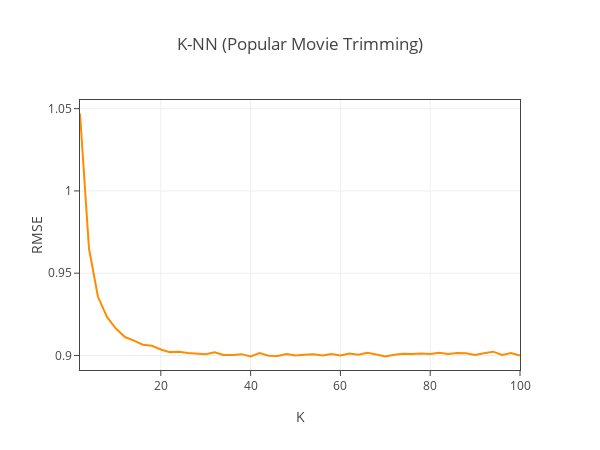

Notebook cell for this chart:
### Markdown cell above
### Popular movie - more than 2 ratings

### Code cell
pop_movie = [x for x in rates if len(rates[x]) > 2]
rmse = []

with open('log.txt', 'w') as f:
    savedStdout = sys.stdout
    sys.stdout = f
    for i in k:
        algo = KNNWithMeans(k=i, sim_options=sim_options)
        score = []
        for trainset, testset in kf.split(data):
            algo.fit(trainset)
            trimset = [x for x in testset if x[1] in pop_movie]
            predictions = algo.test(trimset)
            score.append(accuracy.rmse(predictions, verbose=True))
        rmse.append(sum(score) / len(score))
        print('\nk = %d, Average RMSE = %.4f\n' % (i, sum(score) / len(score)))
        print('-' * 80)
        sys.stdout.flush()
    sys.stdout = savedStdout

draw_curve(k, rmse, '', 'K-NN (Popular Movie Trimming)', 'K', 'RMSE', ROC=False)
print('Minimum RMSE: %.4f' % min(rmse))

### Figure 1 — Plotly figure (JSON) as saved in the notebook; plotly's stock layout.template omitted (floating-point values rounded to 4 significant figures)
{"data": [{"line": {"color": "darkorange", "width": 2}, "mode": "lines", "name": "", "type": "scatter", "x": [2, 4, 6, 8, 10, 12, 14, 16, 18, 20, 22, 24, 26, 28, 30, 32, 34, 36, 38, 40, 42, 44, 46, 48, 50, 52, 54, 56, 58, 60, 62, 64, 66, 68, 70, 72, 74, 76, 78, 80, 82, 84, 86, 88, 90, 92, 94, 96, 98, 100], "y": [1.047, 0.965, 0.9357, 0.9234, 0.9163, 0.9112, 0.909, 0.9065, 0.9058, 0.9036, 0.902, 0.9022, 0.9016, 0.9011, 0.9008, 0.9019, 0.9003, 0.9003, 0.9008, 0.8994, 0.9014, 0.8998, 0.8997, 0.9008, 0.9, 0.9004, 0.9007, 0.9, 0.9008, 0.9, 0.9012, 0.9005, 0.9016, 0.9006, 0.8994, 0.9004, 0.901, 0.9009, 0.9011, 0.9009, 0.9016, 0.9009, 0.9015, 0.9014, 0.9002, 0.9013, 0.9023, 0.9003, 0.9015, 0.8999]}], "layout": {"autosize": false, "height": 450, "legend": {"bordercolor": "#D3D3D3", "borderwidth": 1, "x": 0.5, "y": 0.2}, "title": "K-NN (Popular Movie Trimming)", "width": 600, "xaxis": {"linewidth": 1, "mirror": true, "ticks": "outside", "title": "K"}, "yaxis": {"linewidth": 1, "mirror": true, "ticks": "outside", "title": "RMSE"}}}
